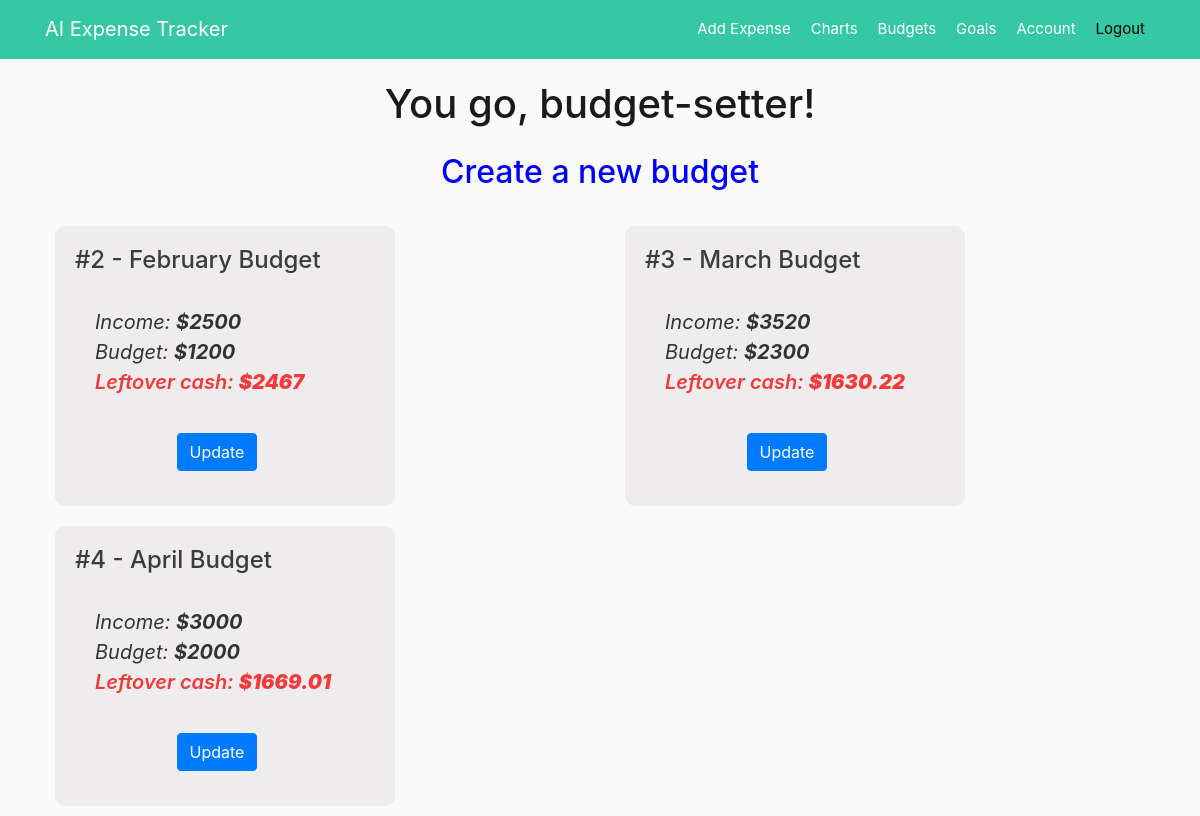
The app's page /budgets (signed in), older data.
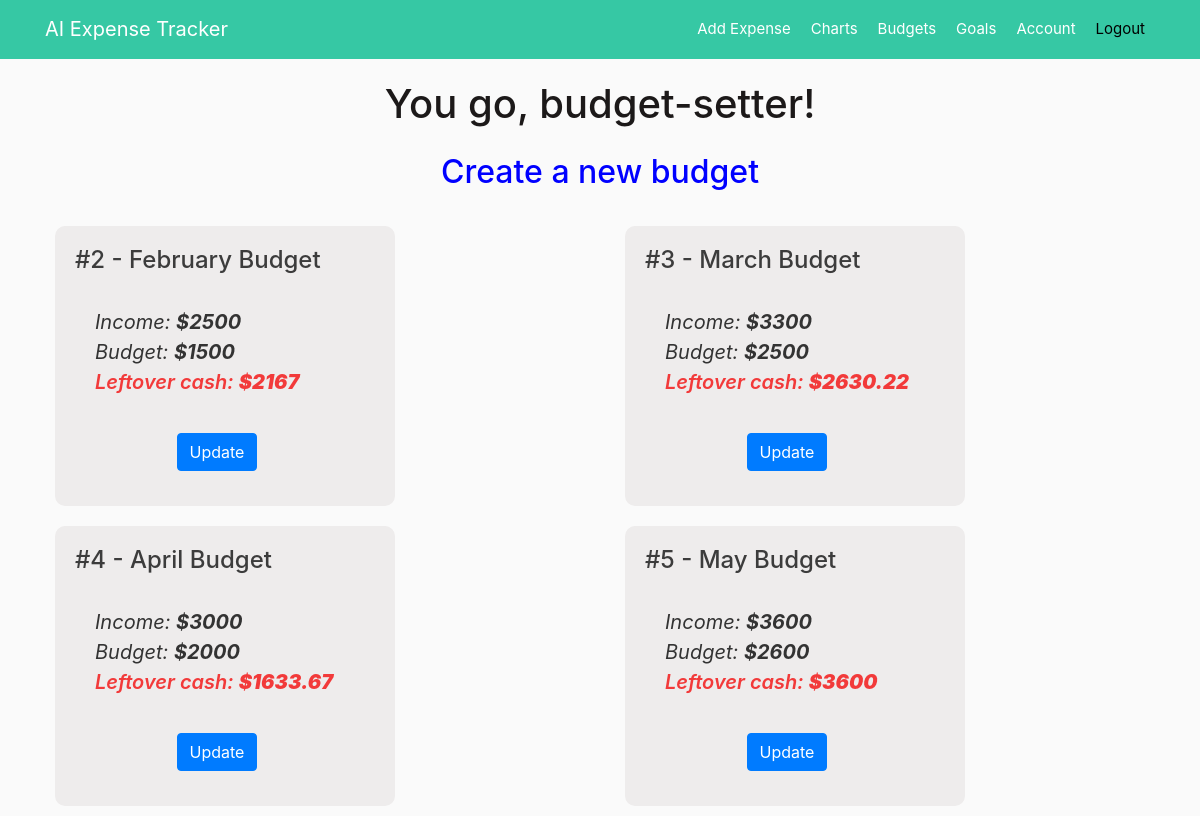
The same page, newer data.
### app/models.py (models this page shows, shortened)
class Budget(db.Model):
    id = db.Column(db.Integer, primary_key=True)
    month = db.Column(db.String(20), unique=True, nullable=False, default="")
    income = db.Column(db.Integer, nullable=False, default=0)
    budget = db.Column(db.Integer, nullable=False, default=0)
    left_cash = db.Column(db.Numeric(precision=8, asdecimal=False,
                                     decimal_return_scale=2), nullable=False, default=0)
    user_id = db.Column(db.Integer, db.ForeignKey('user.id'), nullable=False)
    date_posted = db.Column(db.DateTime, nullable=False)

### app/budgets/routes.py (the view)
@budgets.route("/budgets")
@login_required
def list_budget():
    all_budgets = Budget.query.all()
    return render_template('budgets.html', title="Budgets", budgets=all_budgets)

### app/models.py (called while the page is built)
@login_manager.user_loader
def load_user(user_id):
    return User.query.get(int(user_id))

### app/templates/budgets.html
{% extends "layout.html" %}
{% block content %}
<h1 style="text-align: center;">You go, budget-setter!</h1>
<b><a style="text-align: center;" href="{{ url_for('budgets.new_budget') }}"><h2 class="create">Create a new budget</h2></a></b>
<div class="row row-cols-1 row-cols-md-2 row-cols-lg-3 g-3">
    {% for budget in budgets %}
        <div class="col">
            <div class="budget">
                <h4 class="card-title">#{{ budget.id }} - {{ budget.month }} Budget</h4>
                <div class="card-body">
                    <i><p class="card-text">Income: <b>${{ budget.income }}</b></p></i>
                    <i><p class="card-text">Budget: <b>${{ budget.budget }}</b></p></i>
                    <i><p class="left_cash">Leftover cash: <b>${{ budget.left_cash }}</b></p></i>
                </div>
                <div class="text-center">
                    <a class="btn btn-primary mr-3" href="{{ url_for('budgets.budget_update', budget_id=budget.id) }}" class="button">Update</a>
                </div>
            </div>
        </div>
    {% endfor %}
</div>
{% endblock content %}

### app/templates/layout.html (shortened to what this page needs)
<!DOCTYPE html>
<html>
    <head>
        <link rel="stylesheet" href="https://cdn.jsdelivr.net/npm/bootstrap@4.3.1/dist/css/bootstrap.min.css">
        <link rel="stylesheet" type="text/css" href="https://cdn.datatables.net/1.13.3/css/dataTables.bootstrap5.min.css">
        <link rel="stylesheet" type="text/css" href="{{ url_for('static', filename='main.css') }}">
    </head>
    <body>
        <header class="site-header">
            <nav class="navbar navbar-expand-md navbar-dark bg-steel fixed-top">
                <div class="container">
                    {% if current_user.is_authenticated %}
                        <a class="navbar-brand mr-4" href="/home">AI Expense Tracker</a>
                    {% else %}
                        <a class="navbar-brand mr-4" href="/">AI Expense Tracker</a>
                    {% endif %}
                    <div class="collapse navbar-collapse" id="navbarToggle">
                        <div class="navbar-nav ml-auto">
                            {% if current_user.is_authenticated %}
                                <a class="nav-item nav-link" href="{{ url_for('expenses.new_expense') }}">Add Expense</a>
                                <a class="nav-item nav-link" href="{{ url_for('charts.chart_overview') }}">Charts</a>
                                <a class="nav-item nav-link" href="{{ url_for('budgets.list_budget') }}">Budgets</a>
                                <a class="nav-item nav-link" href="{{ url_for('goals.list_goal') }}">Goals</a>
                                <a class="nav-item nav-link" href="{{ url_for('users.account') }}">Account</a>
                                <a class="nav-item nav-link-log-out" href="{{ url_for('users.logout') }}">Logout</a>
                            {% else %}
                                <a class="nav-item nav-link" href="{{ url_for('users.login') }}">Login</a>
                                <a class="nav-item nav-link" href="{{ url_for('users.register') }}">Register</a>
                            {% endif %}
                        </div>
                    </div>
                </div>
          </nav>
        </header>
        <main role="main" class="container">
            {% block content %}{% endblock %}
        </main>
    </body>
</html>

### app/static/main.css (style rules this page uses)
body { background: #fafafa; color: #333333; margin-top: 5rem; }
h2, h3, h4, h5, h6 { color: #3c3c3c; }
h1 { color: #1c1919; }
.create { color: blue; margin: 25px; }
*, *:before, *:after { box-sizing: border-box; }
.bg-steel { background-color: rgb(54, 200, 164); }
.site-header .navbar-nav .nav-link { color: #ffffff; padding: 10px; padding-left: 10px; padding-right: 10px; text-decoration: none; border-radius: 5px; font-size: 15px; }
.site-header .navbar-nav .nav-link-log-out { color: black; padding: 10px; padding-left: 10px; padding-right: 10px; text-decoration: none; border-radius: 5px; font-size: 15px; }
.text-center { text-align: center; }
.budget { padding: 20px; margin: 10px; background-color: #eeecec; width: 340px; height: 280px; float:left; border-radius: 10px; }
.card-text { font-size: 20px; }
.left_cash { color: rgb(242, 58, 58); font-size: 20px; font-weight: 600; }

Row changes from the older to the newer data that the page shows:
changed Budget "February": budget "1200" → "1500"; left_cash "2467" → "2167"
changed Budget "March": income "3520" → "3300"; budget "2300" → "2500"; left_cash "1630.22" → "2630.22"
changed Budget "April": left_cash "1669.01" → "1633.67"
added Budget: id "5", month "May", income "3600", budget "2600", left_cash "3600"
